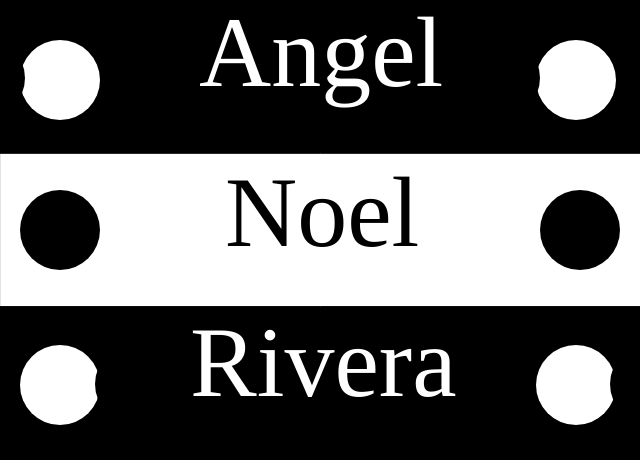
Frame 1 (no input)
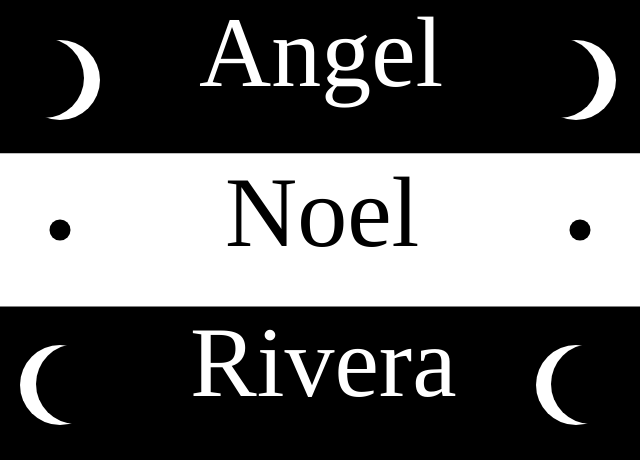
Frame 60 (no input)
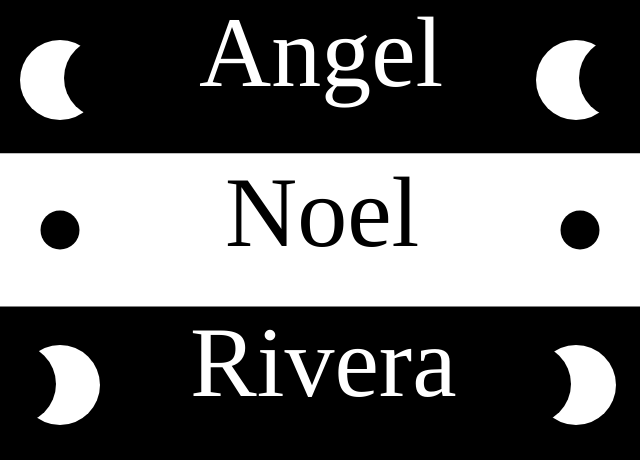
Frame 120 (the mouse pressed at the canvas centre since frame 60)

The p5.js sketch that drew these frames (run headless with seeded random() and noise() and a simulated clock; from frame 60 on, the mouse is pressed at the canvas centre):

// p5.js sketch
// ── sketch.js
    //Bunch of unorganized variables from a long time ago
    var str1 = "Angel";
	var str2 = "Noel";
	var str3 = "Rivera";
    
    var circle1 = "white";
    var circle2 = "black";
    var circlesize = 80;
    var circlesize2 = 80;
    var circle1x = 60;
    var circle1x2 = 576;
    var circle1y2 = 385;
    var circle2x = -15;
    var circle2x2 = 500;
    var circle2x3 = 580;
    var circle2x4 = 135;
    var circle2x5 = 650;
    var circle2y = 78;
    var circle2y2 = 230;
    var circle2y3 = 384;
    var textsize = 100;
    var textx1 = 199;
    var textx2 = 225;
    var textx3 = 190;
    var texty1 = 10;
    var texty2 = 170;
    var texty3 = 320;
    var textz1 = 20;
    var textz2 = 200;
    var rectx = 0;
    var recty = 153.3;
    var rectw = 1000;
    var xSpeed = 2
    var textfont = "Times New Roman";

function setup() {
    createCanvas(640, 460);
    frameRate(30);
}
function draw() {
    background("black");
    
   
    fill(circle1);
    rect( rectx, recty, rectw, recty);
	
	textSize(textsize);
	fill(circle1);
	noStroke();
	textFont(textfont);
	text(str1, textx1, texty1, textz1, textz2);
    
    textSize(textsize);
	fill(circle2);
	noStroke();
	textFont(textfont);
	text(str2, textx2, texty2, textz1, textz2);
	
    textSize(textsize);
	fill(circle1);
	noStroke();
	textFont(textfont);
	text(str3, textx3, texty3, textz1, textz2);
    
    fill(circle1);
    ellipse(circle1x, circlesize, circlesize, circlesize);
    ellipse(circle1x2, circlesize, circlesize, circlesize);
    
    ellipse(circle1x, circle1y2, circlesize, circlesize);
    ellipse(circle1x2, circle1y2, circlesize, circlesize);
    
    
    fill(circle2);
    ellipse(circle2x, circle2y, circlesize, circlesize);
    ellipse(circle2x2, circle2y, circlesize, circlesize);
    
    ellipse(circle1x, circle2y2, circlesize2, circlesize2);
    ellipse(circle2x3, circle2y2, circlesize2, circlesize2);
    
    ellipse(circle2x4, circle2y3, circlesize, circlesize);
    ellipse(circle2x5, circle2y3, circlesize, circlesize);
    
    //actual animation
    circle2x++;
    circle2x2++;
    circle2x4 --;
    circle2x5 --;
    circlesize2 --;
    
    if (circle2x >= 140, circle2x2 >= 660, circle2x4 <= -20, circle2x5 <= 500, circlesize2 <= -80) {
    circle2x = -15;
    circle2x2 = 500;
    circle2x4 = 135;
    circle2x5 = 650;
    circlesize2 = 80;
}
    
    
    
    
    
    

    
    
    
}
// ── style.css
No Content: https://arivera609.github.io/mmp210/assignment6/style.css
